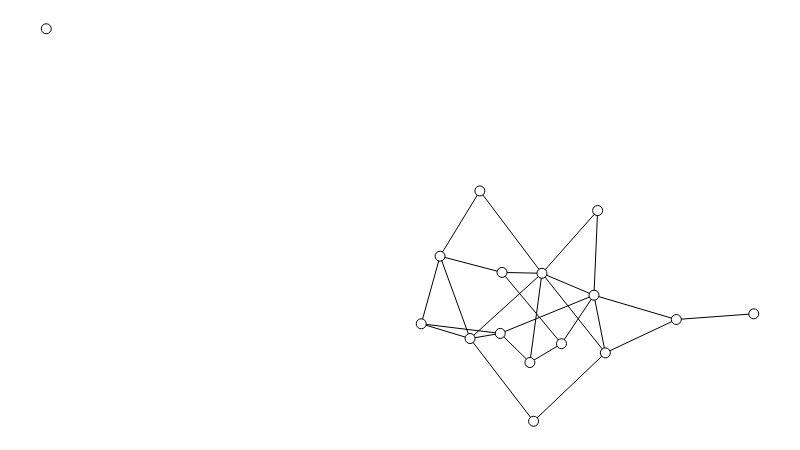

Here is the notebook cell this chart was saved with:
### Markdown cell above
Opa, isso é promissor! Temos um comportamento quase logaritmico, ou seja, parece que o comprimento médio praticamente estabiliza a partir de um certo número de nós. Isso parece ser uma boa proposta de pequeno mundo! Mas...

## O teste do macaco

As duplas Elisa/Bruna e Isabella/Hugo repararam que esse tipo de comportamento logaritmico também parece ser verdade para um grafo *aleatório*. O que significa grafo aleatório? Imagine um grafo que começa vazio, sem nenhuma aresta, e aos poucos um macaco vai colocando arestas aleatoriamente.

Esse modelo de construção é conhecido como [Erdos-Renyi](https://en.wikipedia.org/wiki/Erd%C5%91s%E2%80%93R%C3%A9nyi_model) e sua formalização é simples: existe uma probabilidade $p$ tal que, para quaisquer dois nós $n$ e $m$, a probabilidade da aresta $\{n, m\}$ existir é $p$.

É fácil adaptar uma função pronta do *NetworkX* para gerar grafos Erdos-Renyi com dado número de nós e dado grau médio esperado.

### Code cell
def erdos_renyi_graph(num_nodes, avg_degree):
    if num_nodes == 1:
        return nx.empty_graph(num_nodes)

    # Calcula limite de arestas a partir do grau médio.
    # Você consegue enxergar porque essa relação vale?
    max_edges = int((num_nodes * avg_degree) / 2 + 0.5)

    # A partir desse limite de arestas, calculamos o p.
    p = max_edges / (num_nodes * (num_nodes - 1))

    # Agora podemos usar a função pronta, baseada em p.
    return nx.erdos_renyi_graph(num_nodes, p)


# Gera um grafo aleatório.
g = erdos_renyi_graph(NUM_NODES, AVG_DEGREE)

# Atribui posições aos nós.
sn.set_spring_positions(g)

# Mostra o grafo.
show_graph(g)

### Figure 1 — Plotly figure (JSON) as saved in the notebook; plotly's stock layout.template omitted (floating-point values rounded to 4 significant figures)
{"data": [{"hoverinfo": "none", "line": {"color": "rgb(0, 0, 0)", "width": 1}, "mode": "lines", "type": "scatter", "uid": "b23dcade-a9fa-11e8-a13e-5cc9d35576a8", "x": [0.6442, 0.7283, null, 0.6442, 0.5566, null, 0.6442, 0.7007, null, 0.7283, 0.7742, null, 0.7283, 0.6836, null, 0.5566, 0.599, null, 0.5566, 0.53, null, 0.5566, 0.6129, null, 0.7902, 0.7742, null, 0.7902, 0.6888, null, 0.7902, 0.8905, null, 0.7902, 0.7007, null, 0.7742, 0.6417, null, 0.7742, 0.8905, null, 0.7742, 0.7007, null, 0.7742, 0.7793, null, 0.6417, 0.599, null, 0.6417, 0.6836, null, 0.6417, 0.53, null, 0.599, 0.6888, null, 0.599, 0.7007, null, 0.599, 0.53, null, 0.6836, 0.7007, null, 0.8905, 1, null, 0.7007, 0.6129, null, 0.7007, 0.7793, null], "y": [0.3792, 0.1975, null, 0.3792, 0.4206, null, 0.3792, 0.377, null, 0.1975, 0.3211, null, 0.1975, 0.1497, null, 0.4206, 0.2108, null, 0.4206, 0.2483, null, 0.4206, 0.5867, null, 0.1742, 0.3211, null, 0.1742, 0, null, 0.1742, 0.2592, null, 0.1742, 0.377, null, 0.3211, 0.2238, null, 0.3211, 0.2592, null, 0.3211, 0.377, null, 0.3211, 0.5369, null, 0.2238, 0.2108, null, 0.2238, 0.1497, null, 0.2238, 0.2483, null, 0.2108, 0, null, 0.2108, 0.377, null, 0.2108, 0.2483, null, 0.1497, 0.377, null, 0.2592, 0.2737, null, 0.377, 0.5867, null, 0.377, 0.5369, null]}, {"hoverinfo": "none", "marker": {"color": "rgb(255, 255, 255)", "line": {"color": "rgb(0, 0, 0)", "width": 1}, "size": 10}, "mode": "markers+text", "text": [], "textfont": {"color": "rgb(0, 0, 0)"}, "textposition": "middle center", "type": "scatter", "uid": "b23dcadf-a9fa-11e8-a13e-5cc9d35576a8", "x": [0.6442, 0.7283, 0, 0.5566, 0.7902, 0.7742, 0.6417, 0.599, 0.6836, 0.6888, 0.8905, 1, 0.7007, 0.53, 0.6129, 0.7793], "y": [0.3792, 0.1975, 1, 0.4206, 0.1742, 0.3211, 0.2238, 0.2108, 0.1497, 0, 0.2592, 0.2737, 0.377, 0.2483, 0.5867, 0.5369]}], "layout": {"height": 450, "margin": {"b": 0, "l": 0, "r": 0, "t": 0}, "showlegend": false, "width": 800, "xaxis": {"showgrid": false, "showticklabels": false, "zeroline": false}, "yaxis": {"showgrid": false, "showticklabels": false, "zeroline": false}}}
